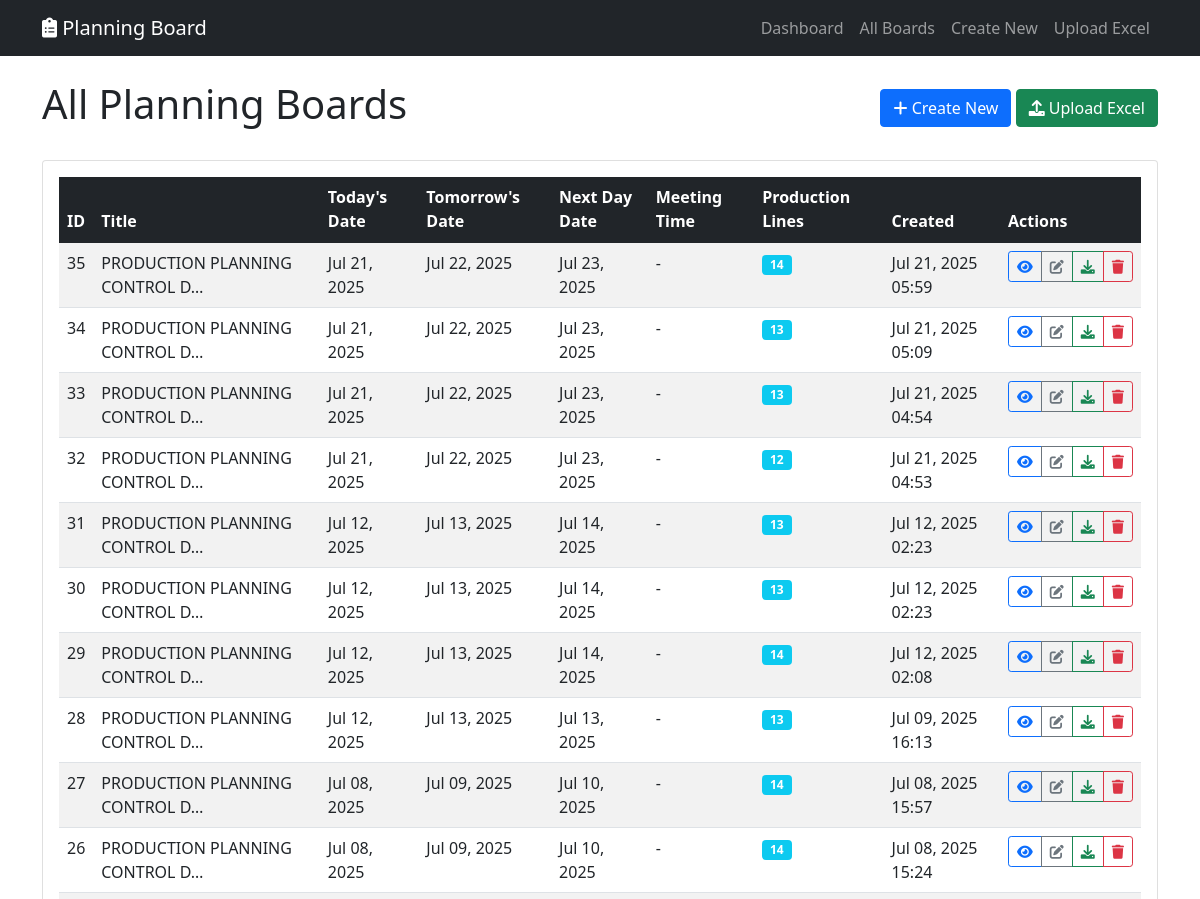
The app's page /planning/boards/ (signed in, upper part), older data.
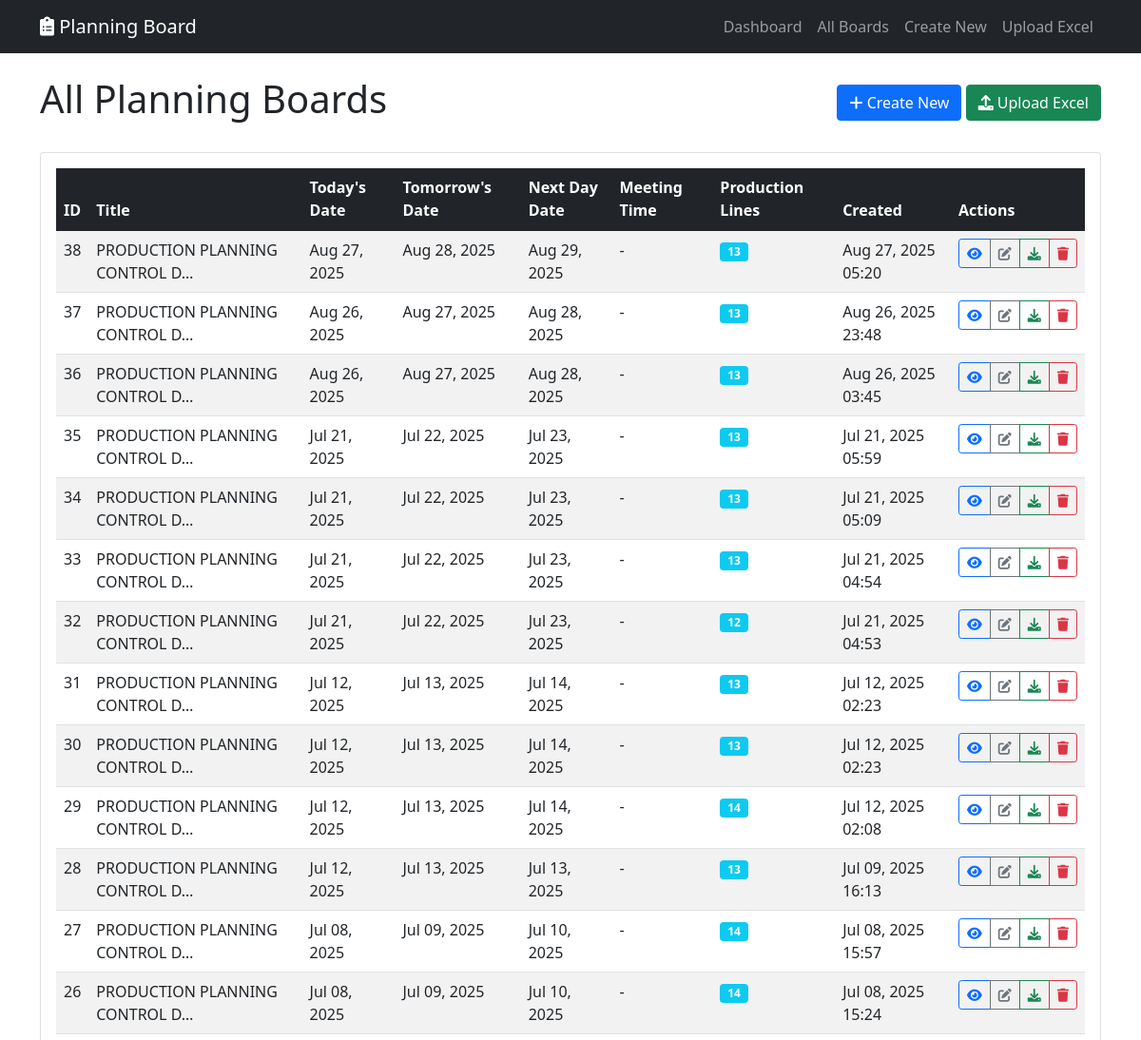
The same page, newer data.
### planning_board/models.py (models this page shows, shortened)
class PlanningBoard(models.Model):
    title = models.CharField(max_length=200, default="PRODUCTION PLANNING CONTROL DISPLAY BOARD")
    meeting_time = models.TimeField(null=True, blank=True)
    today_date = models.DateField(default=timezone.now)
    tomorrow_date = models.DateField()
    next_day_date = models.DateField()
    created_by = models.ForeignKey(User, on_delete=models.CASCADE)
    created_at = models.DateTimeField(auto_now_add=True)
    updated_at = models.DateTimeField(auto_now=True)
    class Meta:
        ordering = ['-created_at']

### planning_board/views.py (the view)
# urls.py: path('boards/', views.planning_board_list, name='list'),
@login_required
def planning_board_list(request):
    boards = PlanningBoard.objects.filter(created_by=request.user).order_by('-created_at')
    return render(request, 'planning_board/list.html', {'boards': boards})

### planning_board/templates/planning_board/list.html (shortened to what this page needs)
{% extends 'planning_board/base.html' %}
{% block content %}
<div class="d-flex justify-content-between align-items-center mb-4">
    <h1>All Planning Boards</h1>
    <div>
        <a href="{% url 'planning_board:create' %}" class="btn btn-primary">
            <i class="fas fa-plus"></i> Create New
        </a>
        <a href="{% url 'planning_board:excel_upload' %}" class="btn btn-success">
            <i class="fas fa-upload"></i> Upload Excel
        </a>
    </div>
</div>
{% if boards %}
    <div class="card">
        <div class="card-body">
            <div class="table-responsive">
                <table class="table table-striped table-hover">
                    <thead class="table-dark">
                        <tr>
                            <th>ID</th>
                            <th>Title</th>
                            <th>Today's Date</th>
                            <th>Tomorrow's Date</th>
                            <th>Next Day Date</th>
                            <th>Meeting Time</th>
                            <th>Production Lines</th>
                            <th>Created</th>
                            <th>Actions</th>
                        </tr>
                    </thead>
                    <tbody>
                        {% for board in boards %}
                            <tr>
                                <td>{{ board.id }}</td>
                                <td>{{ board.title|truncatechars:30 }}</td>
                                <td>{{ board.today_date|date:"M d, Y" }}</td>
                                <td>{{ board.tomorrow_date|date:"M d, Y" }}</td>
                                <td>{{ board.next_day_date|date:"M d, Y" }}</td>
                                <td>{{ board.meeting_time|default:"-" }}</td>
                                <td>
                                    <span class="badge bg-info">{{ board.production_lines.count }}</span>
                                </td>
                                <td>{{ board.created_at|date:"M d, Y H:i" }}</td>
                                <td>
                                    <div class="btn-group" role="group">
                                        <a href="{% url 'planning_board:detail' board.pk %}"
                                           class="btn btn-sm btn-outline-primary" title="View">
                                            <i class="fas fa-eye"></i>
                                        </a>
                                        <a href="{% url 'planning_board:edit' board.pk %}"
                                           class="btn btn-sm btn-outline-secondary" title="Edit">
                                            <i class="fas fa-edit"></i>
                                        </a>
                                        <a href="{% url 'planning_board:export_excel' board.pk %}"
                                           class="btn btn-sm btn-outline-success" title="Export">
                                            <i class="fas fa-download"></i>
                                        </a>
                                        <a href="{% url 'planning_board:delete' board.pk %}"
                                           class="btn btn-sm btn-outline-danger" title="Delete">
                                            <i class="fas fa-trash"></i>
                                        </a>
                                    </div>
                                </td>
                            </tr>
                        {% endfor %}
                    </tbody>
                </table>
            </div>
        </div>
    </div>
{% endif %}
{% endblock %}

Row changes from the older to the newer data that the page shows:
added PlanningBoard: id "38", title "PRODUCTION PLANNING CONTROL D…", today_date "Aug 27, 2025", tomorrow_date "Aug 28, 2025", next_day_date "Aug 29, 2025", meeting_time "-", production_lines.count "13", created_at "Aug 27, 2025 05:20"
added PlanningBoard: id "37", title "PRODUCTION PLANNING CONTROL D…", today_date "Aug 26, 2025", tomorrow_date "Aug 27, 2025", next_day_date "Aug 28, 2025", meeting_time "-", production_lines.count "13", created_at "Aug 26, 2025 23:48"
added PlanningBoard: id "36", title "PRODUCTION PLANNING CONTROL D…", today_date "Aug 26, 2025", tomorrow_date "Aug 27, 2025", next_day_date "Aug 28, 2025", meeting_time "-", production_lines.count "13", created_at "Aug 26, 2025 03:45"
computed for PlanningBoard "Jul 21, 2025 05:59": production_lines.count "14" → "13"
